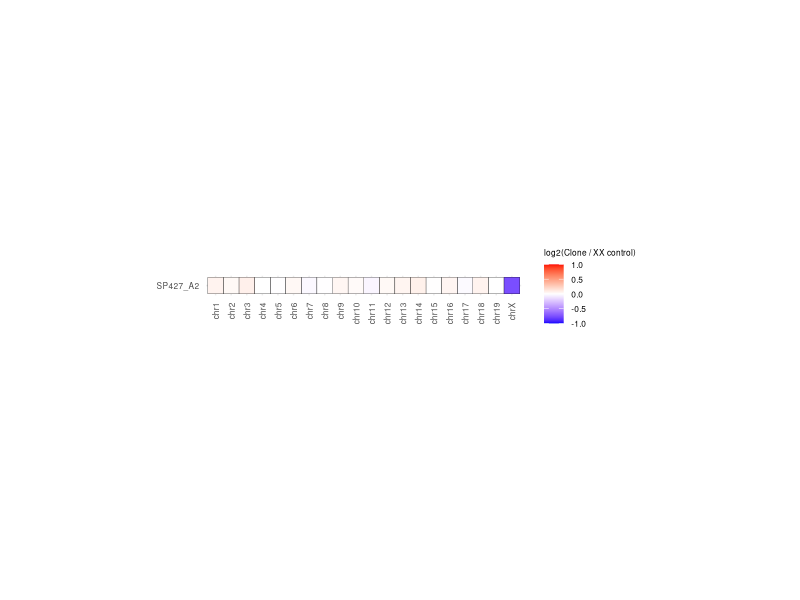

Source code (R):
## Karyotyping Heatmap
## Nelly Kanata ~ OWL Schulz
## Script adapted from Melissa Bothe
## Created: 30.04.2026
## Modified: 30.04.2026

library(tidyverse)
library(magrittr)
library(ggpubr)
library(egg)

setwd("./")


theme_set(theme_minimal() + 
            theme(legend.text = element_text(size = 6), 
                  plot.title = element_text(size = 8),
                  axis.line = element_blank(), axis.text = element_text(size = 6),
                  axis.text.x = element_text(angle = 45, vjust = 1, hjust=1),
                  axis.title = element_text(size = 6), strip.text = element_text(size = 6),
                  strip.background = element_blank(), legend.title = element_text(size=6)))


# Define basic functions
div_fun <- function(a,b) {
  log2(a / b)
}

div_fun2 <- function(a,b) {
  log2((a+0.001) / (b+0.001))
}

sum_fun <- function(a) {
  a / sum(a)
}



# Read-in counts
counts <- readxl::read_xlsx("./fig_data/SP427_karyotyping_2021.xlsx")
colnames(counts) <- gsub("'", "", colnames(counts))
colnames(counts) <- gsub("#", "", colnames(counts))
control <- "SC02_TxA3_GTAA_1.txt" # WT XX cell line

# Normalize to control
karyo_df <- counts %>%
  select(-start, -end) %>% 
  mutate_at(vars(-chr), ~sum_fun(.)) %>%
  mutate_at(vars(-chr, -!!sym(control)), ~div_fun(., !!sym(control)))  %>%
  select(-!!sym(control)) %>%
  pivot_longer(-chr, names_to = "line", values_to = "normed")

# Order chromosomes
karyo_df$chr <- factor(karyo_df$chr, levels = unique(karyo_df$chr))
karyo_df$line <- gsub("_1.txt", "", karyo_df$line)

karyo_df %<>%
  filter(line=="SP427_A2_GCGT") %>%
  filter(!is.na(chr))

karyo_df$line <- gsub("_GCGT", "", karyo_df$line)

karyo_df$chr <- factor(karyo_df$chr, levels = c(paste0("chr", 1:19), "chrX"))

# Plot the heatmap
heatmap_plot <- ggplot(karyo_df, aes(x = chr, y = line, fill = normed)) +
  geom_tile(color = "black") +
  scale_fill_gradient2(low = "blue", high = "red", mid = "white", midpoint = 0, limits = c(-1, 1)) +
  labs(fill = "log2(Clone / XX control)") +
  theme(axis.text.x = element_text(angle = 90, vjust = 0.5, hjust = 1),  # Rotate x-axis labels
        axis.title.x = element_blank(),
        axis.title.y = element_blank())+
  theme(legend.key.width=unit(0.5,"cm"),
        legend.key.height =unit(0.3,"cm"))



fix <- set_panel_size(heatmap_plot, height = unit(0.5, "cm"), width = unit(8, "cm"))
grid.arrange(fix)


ggsave("SP427_A2_karyotyping_heatmap_plot.pdf", fix, dpi = 300)
